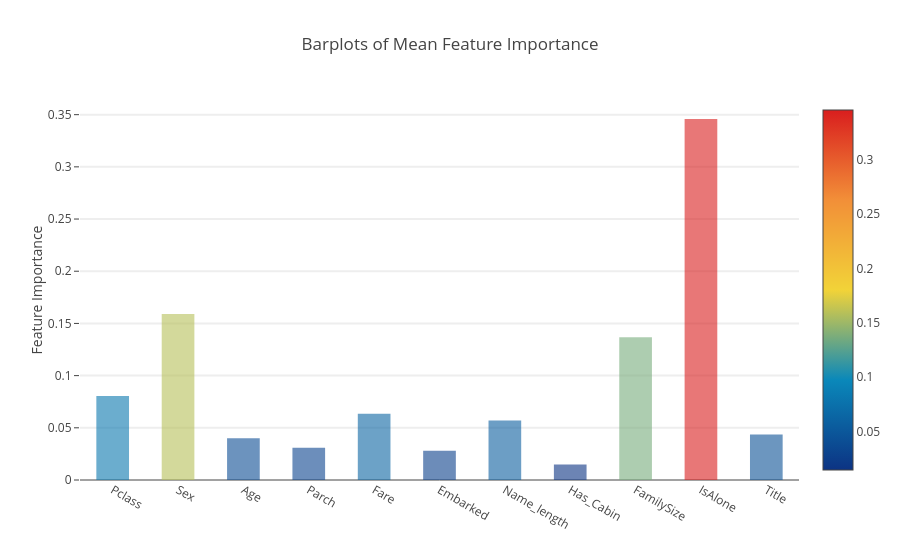

Notebook code cell kept with this figure:
### Markdown cell above
**Plotly Barplot of Average Feature Importances**

Having obtained the mean feature importance across all our classifiers, we can plot them into a Plotly bar plot as follows:

### Code cell
y = feature_dataframe['mean'].values
x = feature_dataframe['features'].values
data = [go.Bar(
            x= x,
             y= y,
            width = 0.5,
            marker=dict(
               color = feature_dataframe['mean'].values,
            colorscale='Portland',
            showscale=True,
            reversescale = False
            ),
            opacity=0.6
        )]

layout= go.Layout(
    autosize= True,
    title= 'Barplots of Mean Feature Importance',
    hovermode= 'closest',
#     xaxis= dict(
#         title= 'Pop',
#         ticklen= 5,
#         zeroline= False,
#         gridwidth= 2,
#     ),
    yaxis=dict(
        title= 'Feature Importance',
        ticklen= 5,
        gridwidth= 2
    ),
    showlegend= False
)
fig = go.Figure(data=data, layout=layout)
py.iplot(fig, filename='bar-direct-labels')

### Figure 1 — Plotly figure (JSON) as saved in the notebook; plotly's stock layout.template omitted (floating-point values rounded to 4 significant figures)
{"data": [{"type": "bar", "x": ["Pclass", "Sex", "Age", "Parch", "Fare", "Embarked", "Name_length", "Has_Cabin", "FamilySize", "IsAlone", "Title"], "y": [0.08059, 0.1591, 0.04, 0.03084, 0.06338, 0.02812, 0.05698, 0.01473, 0.1368, 0.3458, 0.04361], "width": 0.5, "marker": {"color": [0.08059, 0.1591, 0.04, 0.03084, 0.06338, 0.02812, 0.05698, 0.01473, 0.1368, 0.3458, 0.04361], "colorscale": "Portland", "showscale": true, "reversescale": false}, "opacity": 0.6}], "layout": {"autosize": true, "title": "Barplots of Mean Feature Importance", "hovermode": "closest", "yaxis": {"title": "Feature Importance", "ticklen": 5, "gridwidth": 2}, "showlegend": false}}
